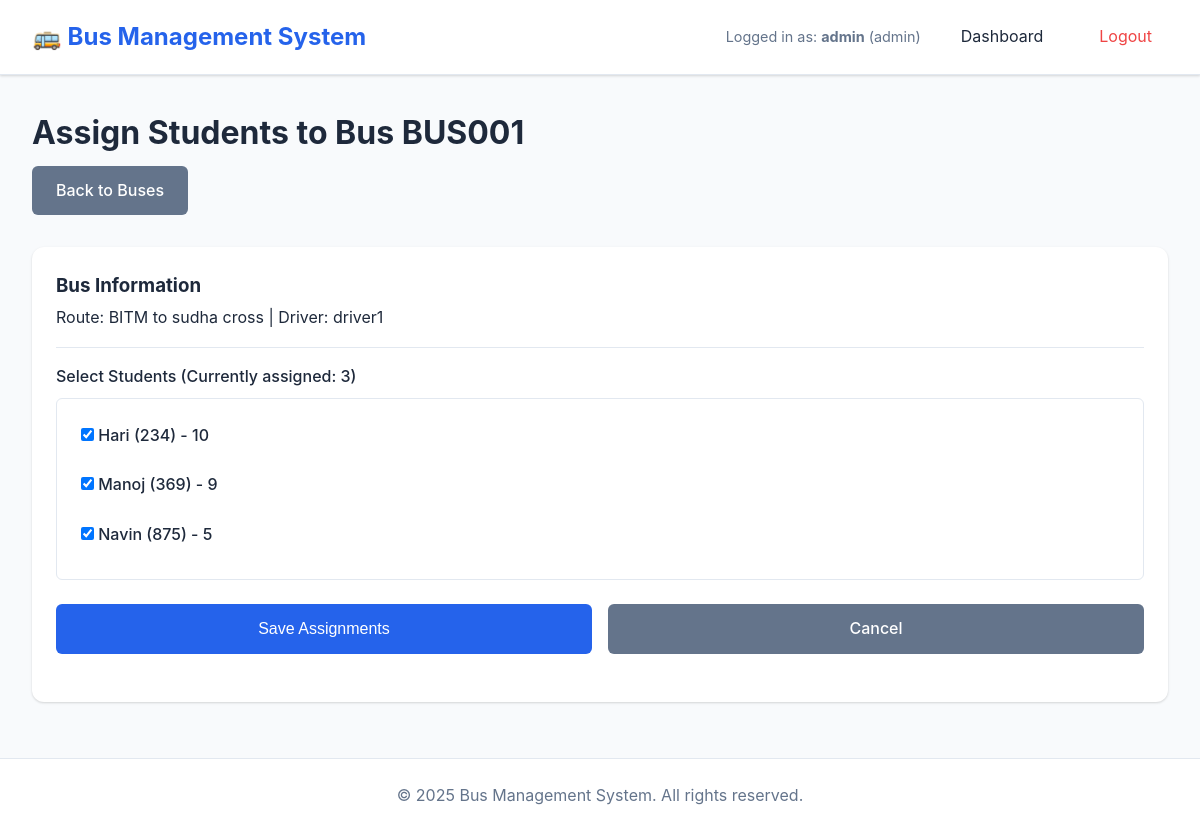
The page /admin/buses/1/assign (signed in) on the database its author committed.
### backend/models.py (models this page shows, shortened)
class User(UserMixin, db.Model):
    __tablename__ = 'users'
    id = db.Column(db.Integer, primary_key=True)
    username = db.Column(db.String(50), unique=True, nullable=False, index=True)
    password_hash = db.Column(db.String(255), nullable=False)
    role = db.Column(db.String(20), nullable=False)  # 'admin' or 'driver'
    created_at = db.Column(db.DateTime, default=datetime.utcnow)
    updated_at = db.Column(db.DateTime, default=datetime.utcnow, onupdate=datetime.utcnow)
    driver_buses = db.relationship('Bus', backref='driver', lazy='dynamic', foreign_keys='Bus.driver_id')
    authentication_logs = db.relationship('AuthenticationLog', backref='driver_user', lazy='dynamic')

class Bus(db.Model):
    __tablename__ = 'buses'
    id = db.Column(db.Integer, primary_key=True)
    bus_number = db.Column(db.String(20), unique=True, nullable=False, index=True)
    route_name = db.Column(db.String(100), nullable=True)
    driver_id = db.Column(db.Integer, db.ForeignKey('users.id'), nullable=True)
    capacity = db.Column(db.Integer, default=50)
    created_at = db.Column(db.DateTime, default=datetime.utcnow)
    updated_at = db.Column(db.DateTime, default=datetime.utcnow, onupdate=datetime.utcnow)
    student_assignments = db.relationship('StudentBusAssignment', backref='bus', lazy='dynamic', cascade='all, delete-orphan')
    authentication_logs = db.relationship('AuthenticationLog', backref='bus', lazy='dynamic')

class Student(db.Model):
    __tablename__ = 'students'
    id = db.Column(db.Integer, primary_key=True)
    student_id = db.Column(db.String(20), unique=True, nullable=False, index=True)  # School ID
    name = db.Column(db.String(100), nullable=False)
    class_name = db.Column(db.String(50), nullable=True)  # 'class' is a Python keyword
    section = db.Column(db.String(10), nullable=True)
    photo_path = db.Column(db.String(255), nullable=True)  # Path to face images folder
    created_at = db.Column(db.DateTime, default=datetime.utcnow)
    updated_at = db.Column(db.DateTime, default=datetime.utcnow, onupdate=datetime.utcnow)
    bus_assignments = db.relationship('StudentBusAssignment', backref='student', lazy='dynamic', cascade='all, delete-orphan')
    authentication_logs = db.relationship('AuthenticationLog', backref='student', lazy='dynamic')

### backend/routes/admin_routes.py (the view, shortened to what this page needs)
@bp.route('/buses/<int:bus_id>/assign', methods=['GET', 'POST'])
@admin_required
def assign_students(bus_id):
    bus = Bus.query.get_or_404(bus_id)
    all_students = Student.query.order_by(Student.name).all()
    assigned_student_ids = [a.student_id for a in bus.student_assignments.filter_by(status='active').all()]
    return render_template('admin/assign_students.html',
                         bus=bus,
                         students=all_students,
                         assigned_student_ids=assigned_student_ids)

### backend/app.py (called while the page is built, shortened)
@login_manager.user_loader
def load_user(user_id):
    try:
        user = User.query.filter_by(id=int(user_id)).first()
        return user
    except (ValueError, TypeError):
        return None

### backend/routes/admin_routes.py (called while the page is built)
def admin_required(f):
    from functools import wraps
    @wraps(f)
    @login_required
    def decorated_function(*args, **kwargs):
        if current_user.role != 'admin':
            flash('Access denied. Admin privileges required.', 'error')
            return redirect(url_for('driver.dashboard'))
        return f(*args, **kwargs)
    return decorated_function

### frontend/templates/admin/assign_students.html (shortened to what this page needs)
{% extends "base.html" %}
{% block content %}
<div class="dashboard-header">
    <h1>Assign Students to Bus {{ bus.bus_number }}</h1>
    <a href="{{ url_for('admin.buses') }}" class="btn btn-secondary">Back to Buses</a>
</div>
<div class="card">
    <div class="card-header">
        <h3>Bus Information</h3>
        <p>Route: {{ bus.route_name or 'N/A' }} | Driver: {{ bus.driver.username if bus.driver else 'Not assigned' }}</p>
    </div>
    <form method="POST" class="auth-form">
        <div class="form-group">
            <label>Select Students (Currently assigned: {{ assigned_student_ids|length }})</label>
            <div style="max-height: 400px; overflow-y: auto; border: 1px solid var(--border-color); border-radius: 0.375rem; padding: 1rem;">
                {% if students %}
                    {% for student in students %}
                        <label class="checkbox-label" style="display: block; padding: 0.5rem;">
                            <input type="checkbox" name="student_ids" value="{{ student.id }}"
                                   {% if student.id in assigned_student_ids %}checked{% endif %}>
                            <span>{{ student.name }} ({{ student.student_id }}) - {{ student.class_name or 'N/A' }}</span>
                        </label>
                    {% endfor %}
                {% else %}
                    <p style="color: var(--secondary-color);">No students available. <a href="{{ url_for('admin.add_student') }}">Add students first</a></p>
                {% endif %}
            </div>
        </div>
        <div class="form-actions">
            <button type="submit" class="btn btn-primary">Save Assignments</button>
            <a href="{{ url_for('admin.buses') }}" class="btn btn-secondary">Cancel</a>
        </div>
    </form>
</div>
{% endblock %}

### frontend/templates/base.html (shortened to what this page needs)
<!DOCTYPE html>
<html lang="en">
<head>
    <link rel="stylesheet" href="{{ url_for('static', filename='css/style.css') }}">
</head>
<body>
    {% if current_user.is_authenticated %}
    <nav class="navbar">
        <div class="nav-container">
            <div class="nav-brand">
                <h1>🚌 Bus Management System</h1>
            </div>
            <div class="nav-menu">
                <span class="user-info">Logged in as: <strong>{{ current_user.username }}</strong> ({{ current_user.role }})</span>
                <a href="{% if current_user.role == 'admin' %}{{ url_for('admin.dashboard') }}{% else %}{{ url_for('driver.dashboard') }}{% endif %}" class="nav-link">Dashboard</a>
                <a href="{{ url_for('auth.logout') }}" class="nav-link logout">Logout</a>
            </div>
        </div>
    </nav>
    {% endif %}
    <main class="main-content">
        {% block content %}{% endblock %}
    </main>
    <footer class="footer">
        <p>&copy; 2025 Bus Management System. All rights reserved.</p>
    </footer>
</body>
</html>

### frontend/static/css/style.css (style rules this page uses)
* { margin: 0; padding: 0; box-sizing: border-box; }
:root { --primary-color: #2563eb; --primary-dark: #1e40af; --secondary-color: #64748b; --success-color: #10b981; --error-color: #ef4444; --warning-color: #f59e0b; --bg-color: #f8fafc; --card-bg: #ffffff; --text-color: #1e293b; --border-color: #e2e8f0; --shadow: 0 1px 3px 0 rgba(0, 0, 0, 0.1), 0 1px 2px 0 rgba(0, 0, 0, 0.06); --shadow-lg: 0 10px 15px -3px rgba(0, 0, 0, 0.1), 0 4px 6px -2px rgba(0, 0, 0, 0.05); }
body { font-family: -apple-system, BlinkMacSystemFont, 'Segoe UI', Roboto, 'Helvetica Neue', Arial, sans-serif; background-color: var(--bg-color); color: var(--text-color); line-height: 1.6; min-height: 100vh; display: flex; flex-direction: column; }
.navbar { background-color: var(--card-bg); border-bottom: 1px solid var(--border-color); padding: 1rem 2rem; box-shadow: var(--shadow); }
.nav-container { max-width: 1400px; margin: 0 auto; display: flex; justify-content: space-between; align-items: center; }
.nav-brand h1 { font-size: 1.5rem; color: var(--primary-color); }
.nav-menu { display: flex; align-items: center; gap: 1.5rem; }
.user-info { color: var(--secondary-color); font-size: 0.9rem; }
.nav-link { color: var(--text-color); text-decoration: none; padding: 0.5rem 1rem; border-radius: 0.375rem; transition: background-color 0.2s; }
.nav-link.logout { color: var(--error-color); }
.main-content { flex: 1; max-width: 1400px; width: 100%; margin: 0 auto; padding: 2rem; }
.auth-form { margin-bottom: 1.5rem; }
.form-group { margin-bottom: 1.5rem; }
.form-group label { display: block; margin-bottom: 0.5rem; font-weight: 500; color: var(--text-color); }
.checkbox-label { display: flex; align-items: center; gap: 0.5rem; font-weight: normal; cursor: pointer; }
.btn { display: inline-block; padding: 0.75rem 1.5rem; border: none; border-radius: 0.375rem; font-size: 1rem; font-weight: 500; cursor: pointer; text-decoration: none; transition: all 0.2s; text-align: center; }
.btn-primary { background-color: var(--primary-color); color: white; }
.btn-secondary { background-color: var(--secondary-color); color: white; }
.form-actions { display: flex; gap: 1rem; margin-top: 1.5rem; }
.form-actions .btn { flex: 1; }
.card { background: var(--card-bg); border-radius: 0.75rem; box-shadow: var(--shadow); padding: 1.5rem; margin-bottom: 1.5rem; }
.card-header { margin-bottom: 1rem; padding-bottom: 1rem; border-bottom: 1px solid var(--border-color); }
.card-header h3 { color: var(--text-color); margin-bottom: 0.25rem; }
.dashboard-header { margin-bottom: 2rem; }
.dashboard-header h1 { color: var(--text-color); margin-bottom: 0.5rem; }
.footer { background-color: var(--card-bg); border-top: 1px solid var(--border-color); padding: 1.5rem; text-align: center; color: var(--secondary-color); margin-top: auto; }

### rows shown on the page
User: username "admin", role "admin"
Bus: bus_number "BUS001", route_name "BITM to sudha cross"
User: driver "driver1"
Student: student_ids "☑", name "Hari", student_id "234", class_name "10"
Student: student_ids "☑", name "Manoj", student_id "369", class_name "9"
Student: student_ids "☑", name "Navin", student_id "875", class_name "5"

### other values the page prints
{{ assigned_student_ids|length }} "3"
